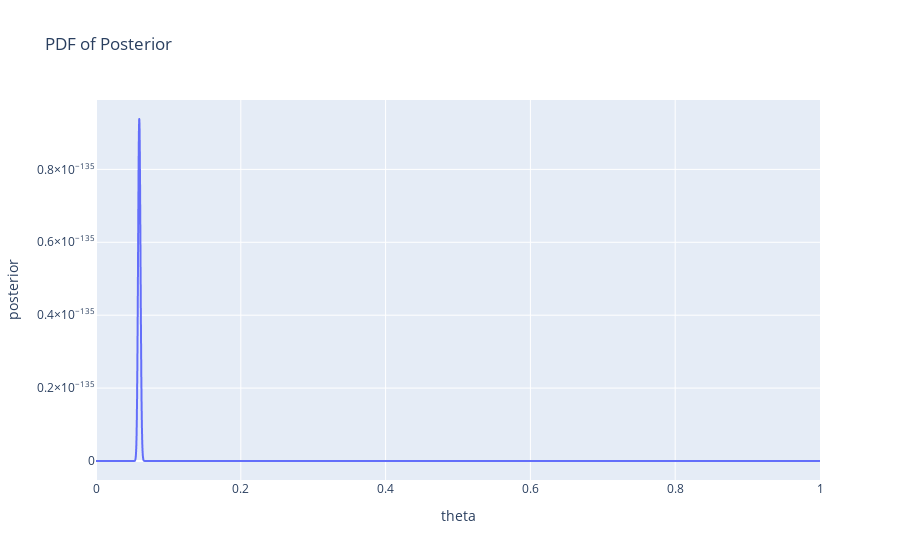

Notebook code for this chart:
### Code cell
charters.chart(
    pd.DataFrame({"theta": theta_range, "posterior": posterior}),
    x_axis="theta",
    y_axis="posterior",
    title="PDF of Posterior",
)

### Figure 1 — Plotly figure (JSON) as saved in the notebook; plotly's stock layout.template omitted (floating-point values rounded to 4 significant figures; data arrays with more than 128 entries replaced by an {"elided": "..."} marker saying what was removed)
{"data": [{"hovertemplate": "theta=%{x}<br>posterior=%{y}<extra></extra>", "legendgroup": "", "line": {"color": "#636efa", "dash": "solid"}, "marker": {"symbol": "circle"}, "mode": "lines", "name": "", "showlegend": false, "type": "scattergl", "x": {"elided": "10000 float values"}, "xaxis": "x", "y": {"elided": "10000 float values"}, "yaxis": "y"}], "layout": {"autosize": true, "legend": {"tracegroupgap": 0}, "title": {"text": "PDF of Posterior"}, "xaxis": {"anchor": "y", "autorange": true, "domain": [0, 1], "range": [0, 1], "title": {"text": "theta"}, "type": "linear"}, "yaxis": {"anchor": "x", "autorange": true, "domain": [0, 1], "range": [-5.212e-137, 9.904e-136], "title": {"text": "posterior"}, "type": "linear"}}}
